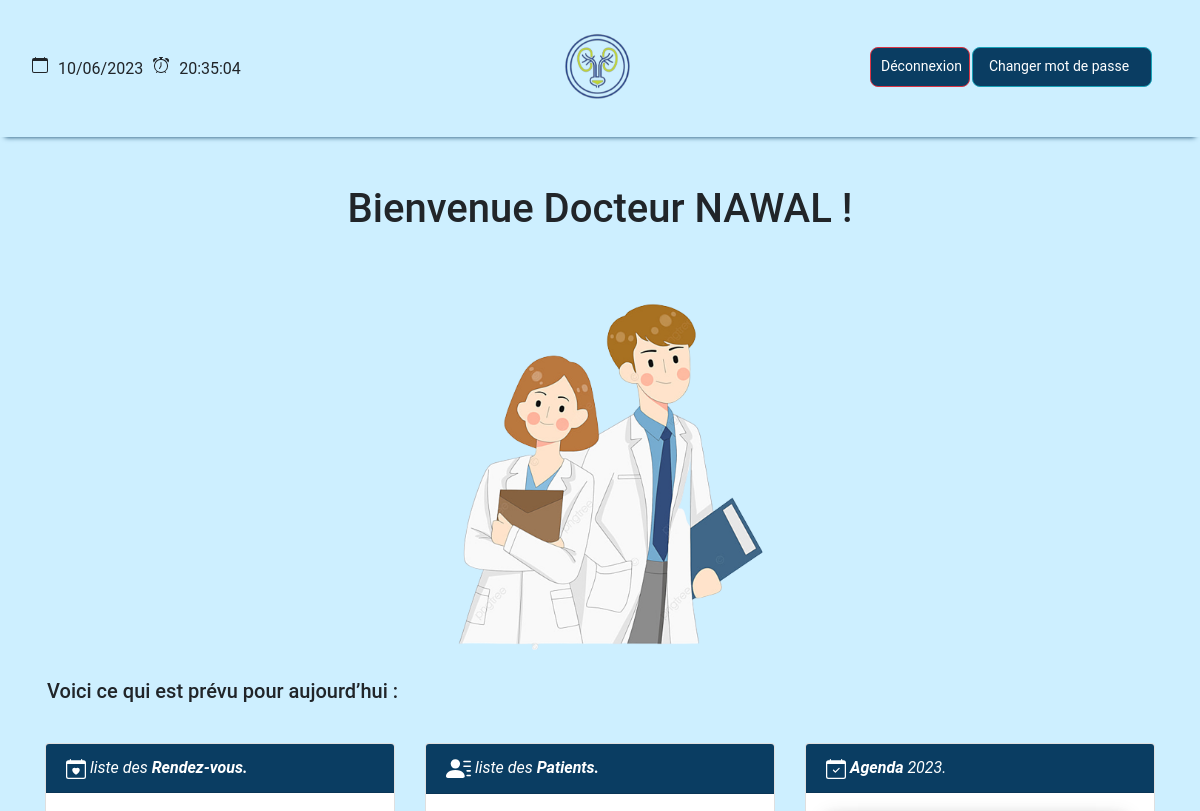
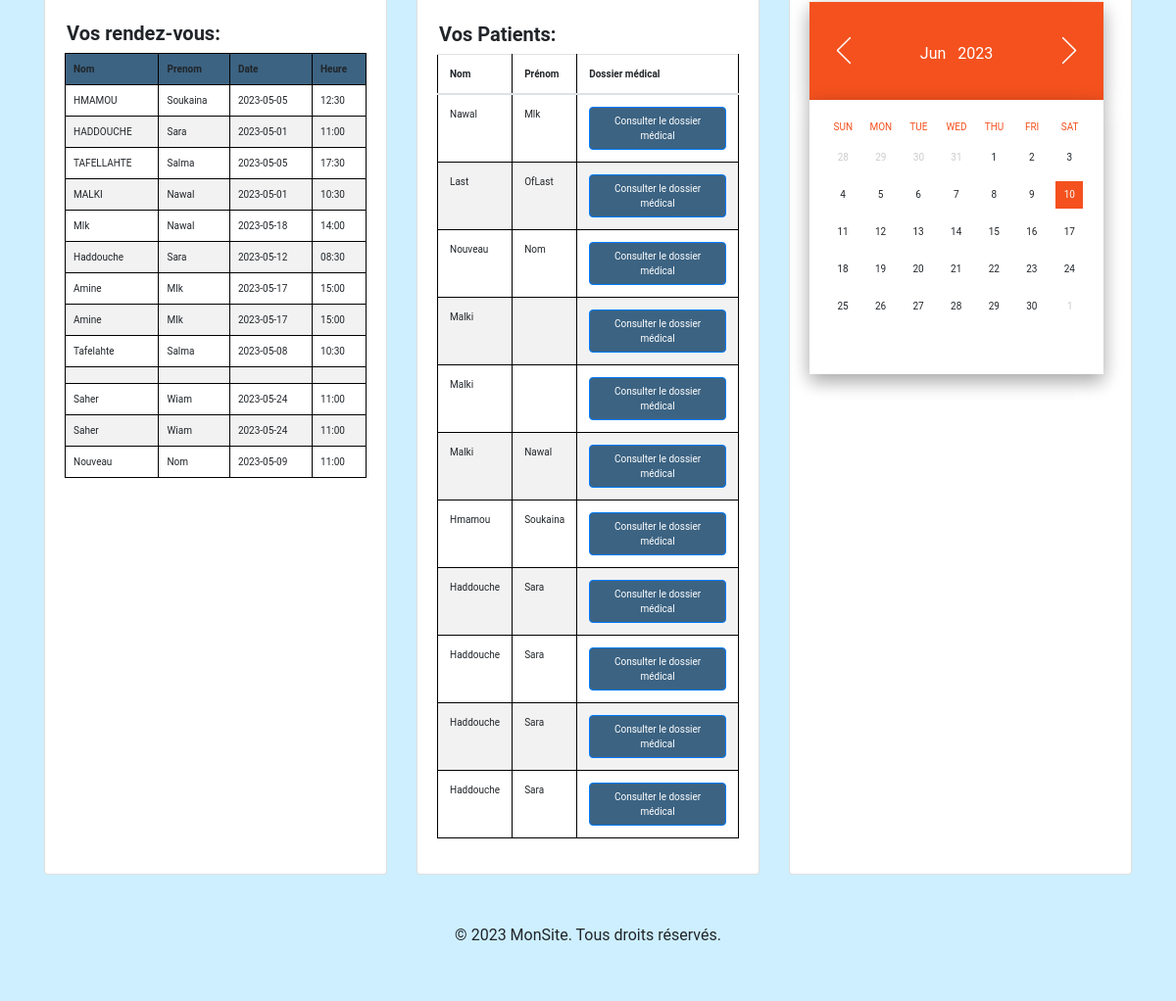
/Espace_medecin/landing.php (signed in), run on the app's committed database (2 pictures, top to bottom).
### tables this page shows
CREATE TABLE `utilisateurs` (
  `id` int(11) NOT NULL,
  `Nom_Prenom` varchar(100) NOT NULL,
  `email` varchar(100) NOT NULL,
  `password` text NOT NULL,
  `ip` varchar(20) NOT NULL,
  `token` text NOT NULL,
  `date_inscription` datetime NOT NULL DEFAULT current_timestamp()
);

CREATE TABLE `info_rendez` (
  `id` int(11) NOT NULL,
  `nom` varchar(30) NOT NULL,
  `prenom` varchar(30) NOT NULL,
  `email` varchar(50) NOT NULL,
  `telephone` varchar(10) NOT NULL,
  `datee` varchar(20) NOT NULL,
  `heuree` varchar(20) NOT NULL
);

CREATE TABLE `dossiers_medicaux` (
  `id` int(11) NOT NULL,
  `nom` varchar(255) NOT NULL,
  `prenom` varchar(255) NOT NULL,
  `date_naissance` date NOT NULL,
  `poids` int(11) DEFAULT NULL,
  `taille` int(11) DEFAULT NULL,
  `numero_telephone` varchar(20) DEFAULT NULL,
  `adresse` varchar(255) DEFAULT NULL,
  `maladies` varchar(255) DEFAULT NULL,
  `allergies` varchar(255) DEFAULT NULL,
  `vaccin` varchar(255) DEFAULT NULL
);

### Espace_medecin/landing.php (the view, shortened to what this page needs)
<?php
    require_once 'config.php';
    $req = $bdd->prepare('SELECT * FROM utilisateurs WHERE token = ?');
    $req->execute(array($_SESSION['user']));
    $data = $req->fetch();
?>
<!doctype html>
<html lang="en">
  <head>
    <link rel="stylesheet" href="https://stackpath.bootstrapcdn.com/bootstrap/4.3.1/css/bootstrap.min.css">
  </head>
  <body style="background-color:#CDEFFF">
<header>
  <div class="time">
<p> <i class="bi bi-calendar"></i></p><span style="margin-top:4px"id="date"></span>
		<p><i class="bi bi-alarm"></i></p></i><span  style="margin-top:4px" id="time"></span>
</div>
    <img src="../Assets/Images/LOGO_medecin.png" class="logo" width="70px" height="70px"/>
    <nav class="navbar">
    <a href="./deconnexion.php" class="btn btn-danger btn-lg"style="height:40px;width:100px;background-color:#0a3d62;color:#ffff; ">Déconnexion</a>
    <a href="#" style="height:40px;width:180px; margin-left:2px;background-color:#0a3d62;color:#ffff " type="button" class="btn btn-info btn-lg" data-toggle="modal" data-target="#change_password">
                          Changer mot de passe
</a>
    </nav>
  </header>
        <div class="container">
            <div class="col-md-12">
<div class="row">
    <div class="col-md-12">
                <div class="text-center">
                        <h1 class="p-3 p-md-5">Bienvenue  Docteur <?php echo strtoupper($data['Nom_Prenom']); ?> !</h1>
                </div>
                <div class="d-flex justify-content-center">
                <img style="width: 370px; margin-left:0px;margin-top:0px"src="../Assets/Images/photo9-removebg-preview.png"/>
                </div>
    </div>
  </div>
</div>
            <h3> Voici ce qui est prévu pour aujourd’hui :</h3>
<div class="card-deck" style="margin-top:40px; ">
<div class="card">
  <div class="card-header">
    <i style="color:#ffff; margin-right:20px"class="bi bi-calendar-heart">liste des <strong>Rendez-vous.</strong></i>
  </div>
  <div class="card-body">
  <?php
      $conn = mysqli_connect("localhost", "root", "root", "trial");
      $sql = "SELECT * FROM info_rendez";
      $result = mysqli_query($conn, $sql);
      if (mysqli_num_rows($result) > 0) {
          echo "<h3> <strong>Vos rendez-vous:</strong></h3> ";
          echo "<table>";
          echo "<thead style=\"background-color:#3c6382\";><tr><th>Nom</th><th>Prenom</th><th>Date</th><th>Heure</th></tr></thead>";
          echo "<tbody>";
          while($row = mysqli_fetch_assoc($result)) {
              echo "<tr>";
              echo "<td>" . $row["nom"] . "</td>";
              echo "<td>" . $row["prenom"] . "</td>";
              echo "<td>" . $row["datee"] . "</td>";
              echo "<td>" . $row["heuree"] . "</td>";
              echo "</tr>";
          }
          echo "</tbody>";
          echo "</table>";
      }
    ?>
  </div>
</div>
  <div class="card">
    <div class="card-header">
    <i style="color:#ffff;margin-right:20px"class="bi bi-person-lines-fill">liste des <strong>Patients.</strong></i>
    </div>
    <div class="card-body" id="cards" >
    <?php
$servername = "localhost";
$username = "root";
$password = "root";
$dbname = "trial";
$conn = mysqli_connect($servername, $username, $password, $dbname);
$sql = "SELECT * FROM dossiers_medicaux";
$result = mysqli_query($conn, $sql);
if (mysqli_num_rows($result) > 0) {
  echo "<h3> <strong>Vos Patients:</strong></h3> ";
 echo '<div class="table-responsive">';
 echo  '<table class="table">';
 echo    '<thead style=\"background-color:#3c6382\";>';
 echo     ' <tr>';
 echo      '<th>Nom</th>';
 echo     ' <th>Prénom</th>';
 echo      '  <th>Dossier médical</th>';
 echo     ' </tr>';
 echo  ' </thead>';
 echo  ' <tbody>';
      while ($row = mysqli_fetch_assoc($result)) {
        echo "<tr>";
        echo "<td>" . $row["nom"] . "</td>";
        echo "<td>" . $row["prenom"] . "</td>";
        echo "<td><a style=\"background-color:#3c6382;font-size:10px;\" class='btn btn-primary' href='dossier_medical.php?id=" . $row["id"] . "'>Consulter le dossier médical</a></td>";
        echo "</tr>";
      }
      echo '  </tbody>';
      echo  '</table>';
      echo' </div>';
}
?>
    </div>
  </div>
  <div class="card">
    <div class="card-header">
    <i style="color:#ffff;margin-right:20px" class="bi bi-calendar-check"><strong>Agenda</strong> 2023.</i>
    </div>
    <div class="card-body">
    <div class="calendar" >
  <div class="header">
    <a data-action="prev-month" href="javascript:void(0)" title="Previous Month"><i></i></a>
    <div class="text" data-render="month-year"></div>
    <a data-action="next-month" href="javascript:void(0)" title="Next Month"><i></i></a>
  </div>
  <div class="months" data-flow="left">
    <div class="month month-a">
      <div class="render render-a"></div>
    </div>
  </div>
</div>
</div>
</div>
                      </div>
   <footer >
    <div class="copyright">
      <p>&copy; 2023 MonSite. Tous droits réservés.</p>
    </div>
   </footer>
  </body>
</html>

### Espace_medecin/landing.php (style rules this page uses)
* { font-family: 'Anuphan', sans-serif; font-family: 'Poppins', sans-serif; font-family: 'PT Sans', sans-serif; font-family: 'Roboto', sans-serif; }
header { width:100%; display: flex; align-items: center; justify-content: space-between; top:0; left:0; z-index: 1000; padding:2rem; border-bottom:solid #CDEFFF; box-shadow: 0 5px 5px -5px #0a3d62; }
header .navbar a { text-decoration: none; font-size: 14px; padding-left:10px; padding:auto; border-radius: .5rem; color:var(--dark-blue); margin-right:1fr; }
header .logo { margin-left:100px ; }
.container img { width: 370px; margin-left:330px; margin-top:110px; }
.container h3 { font-size:20px; margin-left:2px; margin-top:20px; font-family: 'Anuphan', sans-serif; font-family: 'Poppins', sans-serif; font-family: 'PT Sans', sans-serif; font-family: 'Roboto', sans-serif; }
.time { gap:10px; display:flex; }
.card-body { height:auto; }
footer { background-color: #f8f8f8; padding: 50px 0; text-align: center; background-color:#CDEFFF; }
p { font-size: 16px; margin-bottom: 5px; }
.card-header { background-color:#0a3d62; }
.calendar { width:300px;height:auto;font-size:100% ;perspective:1000px;cursor:default;position:relative }
.calendar .header { height:100px;position:relative;color:#fff }
.calendar .header .text { position:absolute;top:0;left:0;right:0;bottom:0;background-color:#308ff0;padding:15px;transform:rotateX(90deg);transform-origin:bottom;backface-visibility:hidden;transition:.4s ease-in-out 0s;box-shadow:0 6px 20px 0 rgba(0,0,0,.19), 0 8px 17px 0 rgba(0,0,0,.2);opacity:0 }
.calendar .header.active .text { transform:rotateX(0deg);opacity:1 }
.months { width:100%;height:280px;position:relative }
.month { padding:15px;width:inherit;height:inherit;background:#fff;position:absolute;backface-visibility:hidden;transition:all .4s ease-in-out 0s;box-shadow:0 6px 20px 0 rgba(0,0,0,.19),0 8px 17px 0 rgba(0,0,0,.2) }
.months[data-flow="left"] .month { transform:rotateY(-180deg) }
.table { width:100%;font-size:10px;font-weight:400;display:table }
.months .month[data-active="true"] { transform:rotateY(0) }
.header [data-action] { color:inherit;position:absolute;top:50%;margin-top:-20px;width:40px;height:40px;z-index:1;opacity:0;transition:all .4s ease-in-out 0s }
.header [data-action]>i { width:20px;height:20px;display:block;position:absolute;left:50%;top:50%;margin-top:-10px;margin-left:-10px }
.header [data-action]>i:before,.header [data-action]>i:after { top:50%;margin-top:-1px;content:'';position:absolute;height:2px;width:20px;border-top:2px solid;border-radius:2px }
.header [data-action*="prev"] { left:15px }
.header [data-action*="next"] { right:15px }
.header [data-action*="prev"]>i:before,.header [data-action*="prev"]>i:after { left:0 }
.header [data-action*="prev"]>i:before { top:3px;transform:rotate(-45deg) }
.header [data-action*="prev"]>i:after { top:auto;bottom:3px;transform:rotate(45deg) }
.header [data-action*="next"]>i:before,.header [data-action*="next"]>i:after { right:0 }
.header [data-action*="next"]>i:before { top:auto;bottom:3px;transform:rotate(-45deg) }
.header [data-action*="next"]>i:after { top:3px;transform:rotate(45deg) }
.header.active [data-action] { opacity:1 }
[data-theme="jun"] { background-color:#FFAB91 }
[data-theme="jun"] .header .text, [data-theme="jun"] .table .row .cell.active span { background-color:#F4511E }
.card-body { overflow-x: auto; }

### data on the page
utilisateurs: Nom_Prenom "NAWAL"
info_rendez: nom "HMAMOU", prenom "Soukaina", datee "2023-05-05", heuree "12:30"
info_rendez: nom "HADDOUCHE", prenom "Sara", datee "2023-05-01", heuree "11:00"
info_rendez: nom "TAFELLAHTE", prenom "Salma", datee "2023-05-05", heuree "17:30"
info_rendez: nom "MALKI", prenom "Nawal", datee "2023-05-01", heuree "10:30"
info_rendez: nom "Mlk", prenom "Nawal", datee "2023-05-18", heuree "14:00"
info_rendez: nom "Haddouche", prenom "Sara", datee "2023-05-12", heuree "08:30"
info_rendez: nom "Amine", prenom "Mlk", datee "2023-05-17", heuree "15:00"
info_rendez: nom "Amine", prenom "Mlk", datee "2023-05-17", heuree "15:00"
info_rendez: nom "Tafelahte", prenom "Salma", datee "2023-05-08", heuree "10:30"
info_rendez: nom "Saher", prenom "Wiam", datee "2023-05-24", heuree "11:00"
info_rendez: nom "Saher", prenom "Wiam", datee "2023-05-24", heuree "11:00"
info_rendez: nom "Nouveau", prenom "Nom", datee "2023-05-09", heuree "11:00"
dossiers_medicaux: nom "Nawal", prenom "Mlk"
dossiers_medicaux: nom "Last", prenom "OfLast"
dossiers_medicaux: nom "Nouveau", prenom "Nom"
dossiers_medicaux: nom "Malki"
dossiers_medicaux: nom "Malki"
dossiers_medicaux: nom "Malki", prenom "Nawal"
dossiers_medicaux: nom "Hmamou", prenom "Soukaina"
dossiers_medicaux: nom "Haddouche", prenom "Sara"
dossiers_medicaux: nom "Haddouche", prenom "Sara"
dossiers_medicaux: nom "Haddouche", prenom "Sara"
dossiers_medicaux: nom "Haddouche", prenom "Sara"
